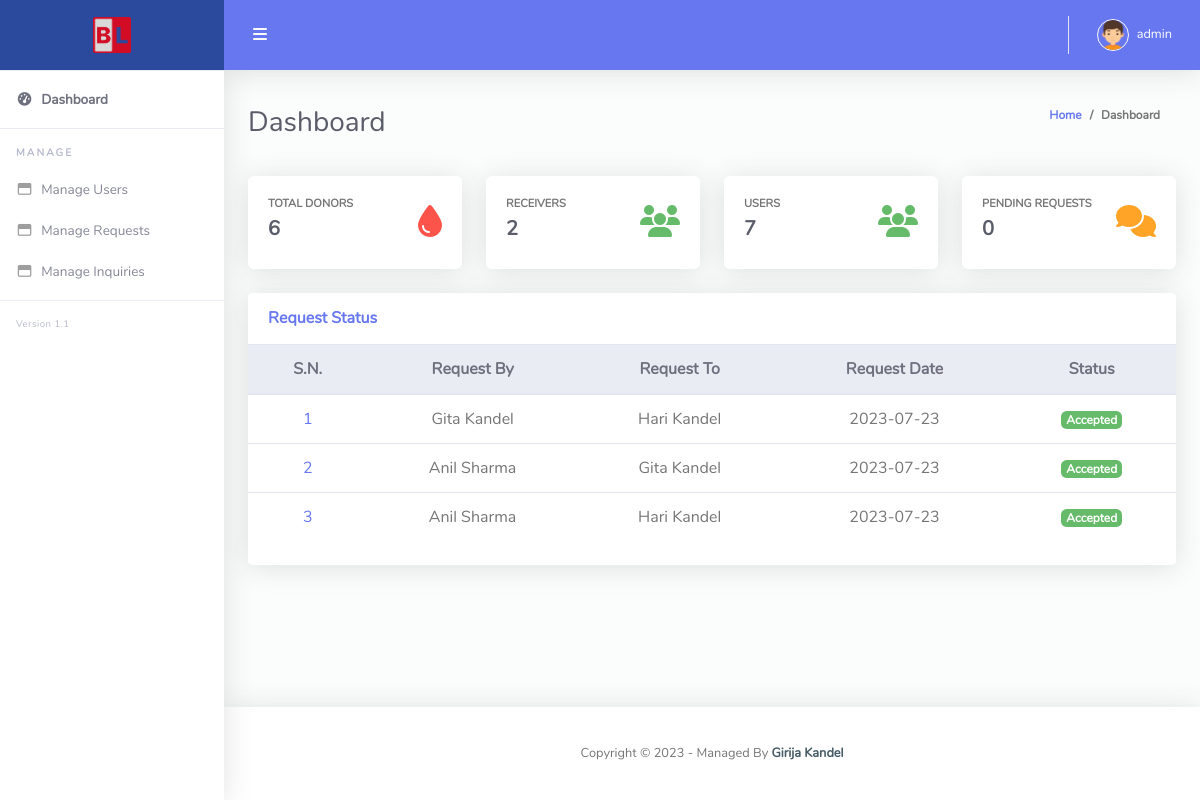
The page /admin/index.php (signed in) on the database its author committed.
### tables this page shows
CREATE TABLE `requests` (
  `id` int(11) NOT NULL,
  `requested_by` int(11) NOT NULL,
  `requested_to` int(11) NOT NULL,
  `requested_date` date NOT NULL,
  `status` enum('Pending','Accepted by Donor','Donated') NOT NULL,
  `created_at` timestamp NOT NULL DEFAULT current_timestamp(),
  `updated_at` timestamp NOT NULL DEFAULT current_timestamp() ON UPDATE current_timestamp()
);

CREATE TABLE `users` (
  `id` int(11) NOT NULL,
  `name` varchar(255) NOT NULL,
  `province` varchar(255) NOT NULL,
  `district` varchar(30) NOT NULL,
  `municipality` varchar(30) NOT NULL,
  `ward` int(11) NOT NULL,
  `dob` date NOT NULL,
  `gender` enum('Male','Female','Other') NOT NULL,
  `email` varchar(255) NOT NULL,
  `password` varchar(255) NOT NULL,
  `blood` enum('A+','A-','B+','B-','AB+','AB-','O+','O-') NOT NULL,
  `phone` varchar(20) NOT NULL,
  `lastdonation` date DEFAULT NULL,
  `profile` varchar(255) DEFAULT NULL,
  `role` enum('Receiver','Donor','Both') NOT NULL,
  `status` enum('Active','Inactive') NOT NULL,
  `token` varchar(255) DEFAULT NULL,
  `created_at` timestamp NOT NULL DEFAULT current_timestamp(),
  `updated_at` timestamp NOT NULL DEFAULT current_timestamp() ON UPDATE current_timestamp()
);

### admin/index.php (the view, shortened to what this page needs)
<!DOCTYPE html>
<html lang="en">
<head>
<body id="page-top">
  <?php
  include "..\connection.php";
  ?>
  <div id="wrapper">
    <ul class="navbar-nav sidebar sidebar-light accordion" id="accordionSidebar">
      <a class="sidebar-brand d-flex align-items-center justify-content-center" href="index.html">
        <div class="sidebar-brand-icon">
          <img src="img/logo/bl.png">
        </div>
      </a>
      <hr class="sidebar-divider my-0">
      <li class="nav-item active">
        <a class="nav-link" href="index.php">
          <i class="fas fa-fw fa-tachometer-alt"></i>
          <span>Dashboard</span></a>
      </li>
      <hr class="sidebar-divider">
      <div class="sidebar-heading">
        Manage
      </div>
      <li class="nav-item">
        <a class="nav-link collapsed" href="manage_users.php">
          <i class="far fa-fw fa-window-maximize"></i>
          <span>Manage Users</span>
        </a>
      </li>
      <li class="nav-item">
        <a class="nav-link collapsed" href="manage_requests.php">
          <i class="far fa-fw fa-window-maximize"></i>
          <span>Manage Requests</span>
        </a>
      </li>
      <li class="nav-item">
        <a class="nav-link collapsed" href="manage_inquiries.php">
          <i class="far fa-fw fa-window-maximize"></i>
          <span>Manage Inquiries</span>
        </a>
      </li>
      <hr class="sidebar-divider">
      <div class="version" id="version-ruangadmin"></div>
    </ul>
    <div id="content-wrapper" class="d-flex flex-column">
      <div id="content">
        <nav class="navbar navbar-expand navbar-light bg-navbar topbar mb-4 static-top">
          <button id="sidebarToggleTop" class="btn btn-link rounded-circle mr-3">
            <i class="fa fa-bars"></i>
          </button>
          <ul class="navbar-nav ml-auto">
            <?php
            $sql = "SELECT * FROM `admin` WHERE id=" . $_SESSION['adminId'];
            $res = mysqli_query($conn, $sql);
            $result = mysqli_fetch_array($res);
            ?>
            <li class="nav-item dropdown no-arrow">
              <a class="nav-link dropdown-toggle" href="#" id="userDropdown" role="button" data-toggle="dropdown"
                aria-haspopup="true" aria-expanded="false">
                <img class="img-profile rounded-circle" src="img/boy.png" style="max-width: 60px">
                <span class="ml-2 d-none d-lg-inline text-white small">
                  <?php echo $result['username'] ?>
                </span>
              </a>
            </li>
          </ul>
        </nav>
        <div class="container-fluid" id="container-wrapper">
          <div class="d-sm-flex align-items-center justify-content-between mb-4">
            <h1 class="h3 mb-0 text-gray-800">Dashboard</h1>
            <ol class="breadcrumb">
              <li class="breadcrumb-item"><a href="./">Home</a></li>
              <li class="breadcrumb-item active" aria-current="page">Dashboard</li>
            </ol>
          </div>
          <div class="row mb-3">
            <?php
            $sql = "SELECT COUNT(*) as total_donor FROM users WHERE `role`='donor' OR `role`='both'";
            $res = mysqli_query($conn, $sql);
            $result = mysqli_fetch_array($res);
            ?>
            <div class="col-xl-3 col-md-6 mb-4">
              <div class="card h-100">
                <div class="card-body">
                  <div class="row align-items-center">
                    <div class="col mr-2">
                      <div class="text-xs font-weight-bold text-uppercase mb-1">Total Donors</div>
                      <div class="h5 mb-0 font-weight-bold text-gray-800">
                        <?php echo $result["total_donor"] ?>
                      </div>
                    </div>
                    <div class="col-auto">
                      <i class="fas fa-tint fa-2x text-danger"></i>
                    </div>
                  </div>
                </div>
              </div>
            </div>
            <?php
            $sql = "SELECT COUNT(*) as total_user FROM users WHERE `role`='receiver' OR `role`='both'";
            $res = mysqli_query($conn, $sql);
            $result = mysqli_fetch_array($res);
            ?>
            <div class="col-xl-3 col-md-6 mb-4">
              <div class="card h-100">
                <div class="card-body">
                  <div class="row no-gutters align-items-center">
                    <div class="col mr-2">
                      <div class="text-xs font-weight-bold text-uppercase mb-1">Receivers</div>
                      <div class="h5 mb-0 font-weight-bold text-gray-800">
                        <?php echo $result["total_user"] ?>
                      </div>
                    </div>
                    <div class="col-auto">
                      <i class="fas fa-users fa-2x text-success"></i>
                    </div>
                  </div>
                </div>
              </div>
            </div>
            <?php
            $sql = "SELECT COUNT(*) as total_user FROM users";
            $res = mysqli_query($conn, $sql);
            $result = mysqli_fetch_array($res);
            ?>
            <div class="col-xl-3 col-md-6 mb-4">
              <div class="card h-100">
                <div class="card-body">
                  <div class="row no-gutters align-items-center">
                    <div class="col mr-2">
                      <div class="text-xs font-weight-bold text-uppercase mb-1">Users</div>
                      <div class="h5 mb-0 font-weight-bold text-gray-800">
                        <?php echo $result["total_user"] ?>
                      </div>
                    </div>
                    <div class="col-auto">
                      <i class="fas fa-users fa-2x text-success"></i>
                    </div>
                  </div>
                </div>
              </div>
            </div>
            <?php
            $sql = "SELECT COUNT(*) as pending_request FROM `requests` WHERE status='Pending'";
            $res = mysqli_query($conn, $sql);
            $result = mysqli_fetch_array($res);
            ?>
            <div class="col-xl-3 col-md-6 mb-4">
              <div class="card h-100">
                <div class="card-body">
                  <div class="row no-gutters align-items-center">
                    <div class="col mr-2">
                      <div class="text-xs font-weight-bold text-uppercase mb-1">Pending Requests</div>
                      <div class="h5 mb-0 font-weight-bold text-gray-800">
                        <?php echo $result["pending_request"] ?>
                      </div>
                    </div>
                    <div class="col-auto">
                      <i class="fas fa-comments fa-2x text-warning"></i>
                    </div>
                  </div>
                </div>
              </div>
            </div>
            <div class="col-xl-12 mb-4">
              <div class="card">
                <div class="card-header py-3 d-flex flex-row align-items-center justify-content-between">
                  <h6 class="m-0 font-weight-bold text-primary">Request Status</h6>
                </div>
                <div class="table-responsive">
                  <table class="table align-items-center table-flush">
                    <thead class="thead-light">
                      <tr>
                        <th class="text-center">S.N.</th>
                        <th class="text-center">Request By</th>
                        <th class="text-center">Request To</th>
                        <th class="text-center">Request Date</th>
                        <th class="text-center">Status</th>
                      </tr>
                    </thead>
                    <tbody>
                      <?php
                      $sql = "SELECT * FROM `requests` LIMIT 10";
                      $res = $conn->query($sql);
                      $counter = 0;
                      while ($row = $res->fetch_assoc()) {
                        $status = $row['status'];
                        if ($status == 'Pending') {
                          $badge = '<span class="badge badge-warning">Pending</span>';
                        } else if ($status == 'Accepted by Donor') {
                          $badge = '<span class="badge badge-success">Accepted</span>';
                        } else if ($status == 'Rejected') {
                          $badge = '<span class="badge badge-danger">Rejected</span>';
                        } elseif ($status == 'Donated') {
                          $badge = '<span class="badge badge-success">Accepted</span>';
                        }
                        $sql1 = "SELECT * FROM `users` WHERE id=" . $row['requested_by'];
                        $res1 = $conn->query($sql1);
                        $row1 = $res1->fetch_assoc();
                        $sql2 = "SELECT * FROM `users` WHERE id=" . $row['requested_to'];
                        $res2 = $conn->query($sql2);
                        $row2 = $res2->fetch_assoc();
                        ?>
                        <tr>
                          <td class="text-center"><a href="#">
                              <?php echo ++$counter ?>
                            </a></td>
                          <td class="text-center">
                            <?php echo $row1['name'] ?>
                          </td>
                          <td class="text-center">
                            <?php echo $row2['name'] ?>
                          </td>
                          <td class="text-center">
                            <?php echo $row['requested_date'] ?>
                          </td>
                          <td class="text-center">
                            <?php echo $badge ?>
                          </td>
                        </tr>
                        <?php
                      }
                      ?>
                    </tbody>
                  </table>
                </div>
                <div class=" card-footer">
                </div>
              </div>
            </div>
          </div>
        </div>
      </div>
</body>
</html>

### rows shown on the page
requests: requested_by.name "Gita Kandel", requested_to.name "Hari Kandel", requested_date "2023-07-23", status "Accepted"
requests: requested_by.name "Anil Sharma", requested_to.name "Gita Kandel", requested_date "2023-07-23", status "Accepted"
requests: requested_by.name "Anil Sharma", requested_to.name "Hari Kandel", requested_date "2023-07-23", status "Accepted"

### other values the page prints
$result['username'] "admin"
$result["total_donor"] "6"
$result["total_user"] "2"
$result["total_user"] "7"
$result["pending_request"] "0"
